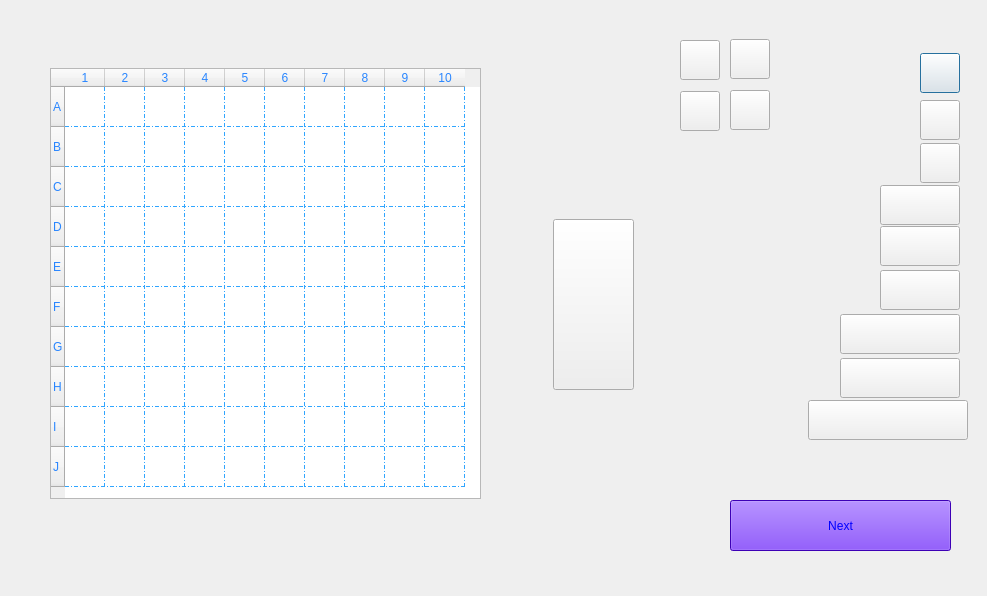
<?xml version="1.0" encoding="UTF-8"?>
<ui version="4.0">
 <class>DialogSetGameBoard</class>
 <widget class="QDialog" name="DialogSetGameBoard">
  <property name="geometry">
   <rect>
    <x>0</x>
    <y>0</y>
    <width>987</width>
    <height>596</height>
   </rect>
  </property>
  <property name="windowTitle">
   <string>Dialog</string>
  </property>
  <property name="windowIcon">
   <iconset resource="back.qrc">
    <normaloff>:/Recommended Source Files/Recommended Source Files/Images/mipmap-hdpi-v4/ic_launcher_round.png</normaloff>:/Recommended Source Files/Recommended Source Files/Images/mipmap-hdpi-v4/ic_launcher_round.png</iconset>
  </property>
  <property name="styleSheet">
   <string notr="true">background-image: url(:/Recommended Source Files/Recommended Source Files/Images/Back.jpg);</string>
  </property>
  <widget class="GameBoard" name="tableWidget">
   <property name="enabled">
    <bool>true</bool>
   </property>
   <property name="geometry">
    <rect>
     <x>50</x>
     <y>68</y>
     <width>431</width>
     <height>431</height>
    </rect>
   </property>
   <property name="sizePolicy">
    <sizepolicy hsizetype="Preferred" vsizetype="Minimum">
     <horstretch>0</horstretch>
     <verstretch>0</verstretch>
    </sizepolicy>
   </property>
   <property name="minimumSize">
    <size>
     <width>381</width>
     <height>411</height>
    </size>
   </property>
   <property name="acceptDrops">
    <bool>true</bool>
   </property>
   <property name="accessibleDescription">
    <string/>
   </property>
   <property name="styleSheet">
    <string notr="true">font: 15pt &quot;BYRIL_Sea_Battle2&quot;;

color: rgb(41, 134, 255);

selection-background-color: rgb(0, 170, 255);

gridline-color: rgb(48, 165, 255);</string>
   </property>
   <property name="frameShape">
    <enum>QFrame::StyledPanel</enum>
   </property>
   <property name="lineWidth">
    <number>0</number>
   </property>
   <property name="verticalScrollBarPolicy">
    <enum>Qt::ScrollBarAlwaysOff</enum>
   </property>
   <property name="horizontalScrollBarPolicy">
    <enum>Qt::ScrollBarAlwaysOff</enum>
   </property>
   <property name="autoScroll">
    <bool>false</bool>
   </property>
   <property name="dragEnabled">
    <bool>true</bool>
   </property>
   <property name="dragDropMode">
    <enum>QAbstractItemView::DragDrop</enum>
   </property>
   <property name="defaultDropAction">
    <enum>Qt::MoveAction</enum>
   </property>
   <property name="selectionMode">
    <enum>QAbstractItemView::NoSelection</enum>
   </property>
   <property name="iconSize">
    <size>
     <width>40</width>
     <height>40</height>
    </size>
   </property>
   <property name="gridStyle">
    <enum>Qt::DashDotLine</enum>
   </property>
   <property name="cornerButtonEnabled">
    <bool>false</bool>
   </property>
   <property name="rowCount">
    <number>10</number>
   </property>
   <property name="columnCount">
    <number>10</number>
   </property>
   <attribute name="horizontalHeaderCascadingSectionResizes">
    <bool>false</bool>
   </attribute>
   <attribute name="horizontalHeaderMinimumSectionSize">
    <number>40</number>
   </attribute>
   <attribute name="horizontalHeaderDefaultSectionSize">
    <number>40</number>
   </attribute>
   <attribute name="verticalHeaderMinimumSectionSize">
    <number>40</number>
   </attribute>
   <attribute name="verticalHeaderDefaultSectionSize">
    <number>40</number>
   </attribute>
   <row>
    <property name="text">
     <string>A</string>
    </property>
    <property name="font">
     <font>
      <fontweight>Thin</fontweight>
     </font>
    </property>
   </row>
   <row>
    <property name="text">
     <string>B</string>
    </property>
   </row>
   <row>
    <property name="text">
     <string>C</string>
    </property>
   </row>
   <row>
    <property name="text">
     <string>D</string>
    </property>
   </row>
   <row>
    <property name="text">
     <string>E</string>
    </property>
   </row>
   <row>
    <property name="text">
     <string>F</string>
    </property>
   </row>
   <row>
    <property name="text">
     <string>G</string>
    </property>
   </row>
   <row>
    <property name="text">
     <string>H</string>
    </property>
   </row>
   <row>
    <property name="text">
     <string>I</string>
    </property>
   </row>
   <row>
    <property name="text">
     <string>J</string>
    </property>
   </row>
   <column/>
   <column/>
   <column/>
   <column/>
   <column/>
   <column/>
   <column/>
   <column/>
   <column/>
   <column/>
   <item row="0" column="0">
    <property name="text">
     <string/>
    </property>
   </item>
  </widget>
  <widget class="DraggableButton" name="ship13">
   <property name="geometry">
    <rect>
     <x>920</x>
     <y>53</y>
     <width>40</width>
     <height>40</height>
    </rect>
   </property>
   <property name="styleSheet">
    <string notr="true">image: url(:/Recommended Source Files/Recommended Source Files/Images/ship1.PNG);
</string>
   </property>
   <property name="text">
    <string/>
   </property>
   <property name="iconSize">
    <size>
     <width>40</width>
     <height>40</height>
    </size>
   </property>
  </widget>
  <widget class="DraggableButton" name="ship12">
   <property name="geometry">
    <rect>
     <x>920</x>
     <y>100</y>
     <width>40</width>
     <height>40</height>
    </rect>
   </property>
   <property name="styleSheet">
    <string notr="true">image: url(:/Recommended Source Files/Recommended Source Files/Images/ship1.PNG);</string>
   </property>
   <property name="text">
    <string/>
   </property>
   <property name="iconSize">
    <size>
     <width>40</width>
     <height>40</height>
    </size>
   </property>
  </widget>
  <widget class="DraggableButton" name="ship11">
   <property name="geometry">
    <rect>
     <x>920</x>
     <y>143</y>
     <width>40</width>
     <height>40</height>
    </rect>
   </property>
   <property name="styleSheet">
    <string notr="true">image: url(:/Recommended Source Files/Recommended Source Files/Images/ship1.PNG);</string>
   </property>
   <property name="text">
    <string/>
   </property>
   <property name="iconSize">
    <size>
     <width>40</width>
     <height>40</height>
    </size>
   </property>
  </widget>
  <widget class="DraggableButton" name="ship21">
   <property name="geometry">
    <rect>
     <x>880</x>
     <y>185</y>
     <width>80</width>
     <height>40</height>
    </rect>
   </property>
   <property name="styleSheet">
    <string notr="true">image: url(:/Recommended Source Files/Recommended Source Files/Images/ship2.PNG);</string>
   </property>
   <property name="text">
    <string/>
   </property>
   <property name="iconSize">
    <size>
     <width>80</width>
     <height>40</height>
    </size>
   </property>
  </widget>
  <widget class="DraggableButton" name="ship22">
   <property name="geometry">
    <rect>
     <x>880</x>
     <y>226</y>
     <width>80</width>
     <height>40</height>
    </rect>
   </property>
   <property name="styleSheet">
    <string notr="true">image: url(:/Recommended Source Files/Recommended Source Files/Images/ship2.PNG);</string>
   </property>
   <property name="text">
    <string/>
   </property>
   <property name="iconSize">
    <size>
     <width>80</width>
     <height>40</height>
    </size>
   </property>
  </widget>
  <widget class="DraggableButton" name="ship23">
   <property name="geometry">
    <rect>
     <x>880</x>
     <y>270</y>
     <width>80</width>
     <height>40</height>
    </rect>
   </property>
   <property name="styleSheet">
    <string notr="true">image: url(:/Recommended Source Files/Recommended Source Files/Images/ship2.PNG);</string>
   </property>
   <property name="text">
    <string/>
   </property>
   <property name="iconSize">
    <size>
     <width>80</width>
     <height>40</height>
    </size>
   </property>
  </widget>
  <widget class="DraggableButton" name="ship31">
   <property name="geometry">
    <rect>
     <x>840</x>
     <y>314</y>
     <width>120</width>
     <height>40</height>
    </rect>
   </property>
   <property name="styleSheet">
    <string notr="true">image: url(:/Recommended Source Files/Recommended Source Files/Images/ship3.PNG);</string>
   </property>
   <property name="text">
    <string/>
   </property>
   <property name="iconSize">
    <size>
     <width>120</width>
     <height>40</height>
    </size>
   </property>
  </widget>
  <widget class="DraggableButton" name="ship32">
   <property name="geometry">
    <rect>
     <x>840</x>
     <y>358</y>
     <width>120</width>
     <height>40</height>
    </rect>
   </property>
   <property name="styleSheet">
    <string notr="true">image: url(:/Recommended Source Files/Recommended Source Files/Images/ship3.PNG);</string>
   </property>
   <property name="text">
    <string/>
   </property>
   <property name="iconSize">
    <size>
     <width>120</width>
     <height>40</height>
    </size>
   </property>
  </widget>
  <widget class="DraggableButton" name="ship41">
   <property name="geometry">
    <rect>
     <x>808</x>
     <y>400</y>
     <width>160</width>
     <height>40</height>
    </rect>
   </property>
   <property name="styleSheet">
    <string notr="true">image: url(:/Recommended Source Files/Recommended Source Files/Images/ship4.PNG);
</string>
   </property>
   <property name="text">
    <string/>
   </property>
   <property name="iconSize">
    <size>
     <width>160</width>
     <height>40</height>
    </size>
   </property>
  </widget>
  <widget class="QPushButton" name="randomSetButton">
   <property name="geometry">
    <rect>
     <x>553</x>
     <y>219</y>
     <width>81</width>
     <height>171</height>
    </rect>
   </property>
   <property name="styleSheet">
    <string notr="true">background-image: url(:/Recommended Source Files/Recommended Source Files/Images/WhiteBackG.png);
image: url(:/Recommended Source Files/Recommended Source Files/Images/flesh.png);</string>
   </property>
   <property name="text">
    <string/>
   </property>
  </widget>
  <widget class="QPushButton" name="nextButton">
   <property name="geometry">
    <rect>
     <x>730</x>
     <y>500</y>
     <width>221</width>
     <height>51</height>
    </rect>
   </property>
   <property name="styleSheet">
    <string notr="true">
QPushButton{
background-image: url(:/Recommended Source Files/Recommended Source Files/Images/WhiteBackG.png);
background-color: rgb(85, 0, 255);
font: 25pt &quot;BYRIL_Sea_Battle2&quot;;
color: rgb(0, 0, 255);
}
QPushButton:hover {
 
	color: rgb(0, 85, 0);
	background-color: rgb(0, 85, 0);
}

</string>
   </property>
   <property name="text">
    <string>Next</string>
   </property>
  </widget>
  <widget class="DraggableButton" name="mine1">
   <property name="geometry">
    <rect>
     <x>730</x>
     <y>39</y>
     <width>40</width>
     <height>40</height>
    </rect>
   </property>
   <property name="styleSheet">
    <string notr="true">image: url(:/Recommended Source Files/Recommended Source Files/Images/mine2.png);</string>
   </property>
   <property name="text">
    <string/>
   </property>
   <property name="iconSize">
    <size>
     <width>40</width>
     <height>40</height>
    </size>
   </property>
  </widget>
  <widget class="DraggableButton" name="mine2">
   <property name="geometry">
    <rect>
     <x>680</x>
     <y>40</y>
     <width>40</width>
     <height>40</height>
    </rect>
   </property>
   <property name="styleSheet">
    <string notr="true">image: url(:/Recommended Source Files/Recommended Source Files/Images/mine2.png);</string>
   </property>
   <property name="text">
    <string/>
   </property>
   <property name="iconSize">
    <size>
     <width>40</width>
     <height>40</height>
    </size>
   </property>
  </widget>
  <widget class="DraggableButton" name="airDefance1">
   <property name="geometry">
    <rect>
     <x>730</x>
     <y>90</y>
     <width>40</width>
     <height>40</height>
    </rect>
   </property>
   <property name="styleSheet">
    <string notr="true">image: url(:/Recommended Source Files/Recommended Source Files/Images/airDefense.png);</string>
   </property>
   <property name="text">
    <string/>
   </property>
   <property name="iconSize">
    <size>
     <width>40</width>
     <height>40</height>
    </size>
   </property>
  </widget>
  <widget class="DraggableButton" name="airDefance2">
   <property name="geometry">
    <rect>
     <x>680</x>
     <y>91</y>
     <width>40</width>
     <height>40</height>
    </rect>
   </property>
   <property name="styleSheet">
    <string notr="true">image: url(:/Recommended Source Files/Recommended Source Files/Images/airDefense.png);</string>
   </property>
   <property name="text">
    <string/>
   </property>
   <property name="iconSize">
    <size>
     <width>40</width>
     <height>40</height>
    </size>
   </property>
  </widget>
 </widget>
 <customwidgets>
  <customwidget>
   <class>GameBoard</class>
   <extends>QTableWidget</extends>
   <header location="global">gameboard.h</header>
  </customwidget>
  <customwidget>
   <class>DraggableButton</class>
   <extends>QPushButton</extends>
   <header>draggablebutton.h</header>
  </customwidget>
 </customwidgets>
 <resources>
  <include location="back.qrc"/>
 </resources>
 <connections/>
</ui>
